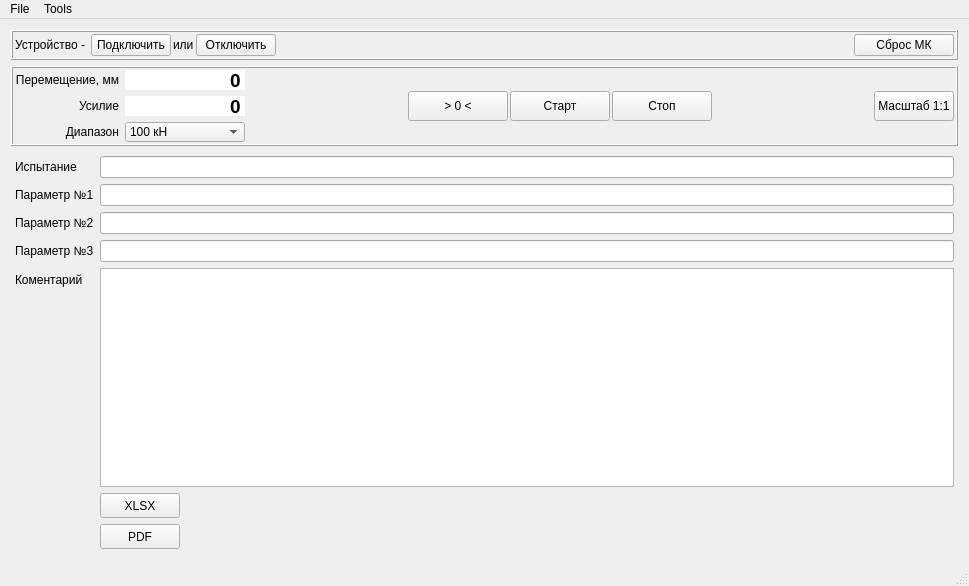
<?xml version="1.0" encoding="UTF-8"?>
<ui version="4.0">
 <class>MainWindow</class>
 <widget class="QMainWindow" name="MainWindow">
  <property name="geometry">
   <rect>
    <x>0</x>
    <y>0</y>
    <width>969</width>
    <height>586</height>
   </rect>
  </property>
  <property name="minimumSize">
   <size>
    <width>0</width>
    <height>0</height>
   </size>
  </property>
  <property name="maximumSize">
   <size>
    <width>16777215</width>
    <height>16777215</height>
   </size>
  </property>
  <property name="windowTitle">
   <string>Железная лаборатория</string>
  </property>
  <widget class="QWidget" name="centralWidget">
   <layout class="QVBoxLayout" name="verticalLayout_3" stretch="0,0,0">
    <item>
     <widget class="QFrame" name="frame">
      <property name="frameShape">
       <enum>QFrame::Box</enum>
      </property>
      <property name="frameShadow">
       <enum>QFrame::Raised</enum>
      </property>
      <layout class="QHBoxLayout" name="horizontalLayout_7">
       <property name="spacing">
        <number>2</number>
       </property>
       <property name="leftMargin">
        <number>2</number>
       </property>
       <property name="topMargin">
        <number>2</number>
       </property>
       <property name="rightMargin">
        <number>2</number>
       </property>
       <property name="bottomMargin">
        <number>2</number>
       </property>
       <item>
        <widget class="QLabel" name="label_12">
         <property name="text">
          <string>Устройство - </string>
         </property>
        </widget>
       </item>
       <item>
        <widget class="QPushButton" name="pbTelnetConnect">
         <property name="text">
          <string>Подключить</string>
         </property>
        </widget>
       </item>
       <item>
        <widget class="QLabel" name="label_4">
         <property name="text">
          <string>или</string>
         </property>
        </widget>
       </item>
       <item>
        <widget class="QPushButton" name="btnDisconnect">
         <property name="enabled">
          <bool>true</bool>
         </property>
         <property name="text">
          <string>Отключить</string>
         </property>
        </widget>
       </item>
       <item>
        <spacer name="horizontalSpacer_2">
         <property name="orientation">
          <enum>Qt::Horizontal</enum>
         </property>
         <property name="sizeHint" stdset="0">
          <size>
           <width>40</width>
           <height>20</height>
          </size>
         </property>
        </spacer>
       </item>
       <item>
        <widget class="QPushButton" name="pbReset">
         <property name="sizePolicy">
          <sizepolicy hsizetype="Fixed" vsizetype="Minimum">
           <horstretch>0</horstretch>
           <verstretch>0</verstretch>
          </sizepolicy>
         </property>
         <property name="minimumSize">
          <size>
           <width>100</width>
           <height>20</height>
          </size>
         </property>
         <property name="toolTip">
          <string>Сброс и перезагрузка микроконтроллера устройства</string>
         </property>
         <property name="text">
          <string>Сброс МК</string>
         </property>
        </widget>
       </item>
      </layout>
     </widget>
    </item>
    <item>
     <widget class="QFrame" name="frame">
      <property name="minimumSize">
       <size>
        <width>0</width>
        <height>60</height>
       </size>
      </property>
      <property name="maximumSize">
       <size>
        <width>16777215</width>
        <height>80</height>
       </size>
      </property>
      <property name="frameShape">
       <enum>QFrame::Box</enum>
      </property>
      <property name="frameShadow">
       <enum>QFrame::Raised</enum>
      </property>
      <property name="lineWidth">
       <number>1</number>
      </property>
      <property name="midLineWidth">
       <number>0</number>
      </property>
      <layout class="QHBoxLayout" name="horizontalLayout_5">
       <property name="spacing">
        <number>2</number>
       </property>
       <property name="leftMargin">
        <number>2</number>
       </property>
       <property name="topMargin">
        <number>2</number>
       </property>
       <property name="rightMargin">
        <number>2</number>
       </property>
       <property name="bottomMargin">
        <number>2</number>
       </property>
       <item>
        <layout class="QGridLayout" name="gridLayout_2" rowstretch="1,0,0,0,0,0,0">
         <item row="1" column="1">
          <widget class="QLineEdit" name="lineEditDmm">
           <property name="sizePolicy">
            <sizepolicy hsizetype="Fixed" vsizetype="Fixed">
             <horstretch>0</horstretch>
             <verstretch>0</verstretch>
            </sizepolicy>
           </property>
           <property name="minimumSize">
            <size>
             <width>120</width>
             <height>0</height>
            </size>
           </property>
           <property name="maximumSize">
            <size>
             <width>80</width>
             <height>16777215</height>
            </size>
           </property>
           <property name="font">
            <font>
             <pointsize>14</pointsize>
             <weight>75</weight>
             <bold>true</bold>
            </font>
           </property>
           <property name="text">
            <string>0</string>
           </property>
           <property name="frame">
            <bool>false</bool>
           </property>
           <property name="alignment">
            <set>Qt::AlignRight|Qt::AlignTrailing|Qt::AlignVCenter</set>
           </property>
           <property name="readOnly">
            <bool>true</bool>
           </property>
          </widget>
         </item>
         <item row="5" column="0">
          <widget class="QLabel" name="label_2">
           <property name="sizePolicy">
            <sizepolicy hsizetype="Preferred" vsizetype="Preferred">
             <horstretch>0</horstretch>
             <verstretch>0</verstretch>
            </sizepolicy>
           </property>
           <property name="text">
            <string>Усилие</string>
           </property>
           <property name="alignment">
            <set>Qt::AlignRight|Qt::AlignTrailing|Qt::AlignVCenter</set>
           </property>
          </widget>
         </item>
         <item row="1" column="0">
          <widget class="QLabel" name="label">
           <property name="sizePolicy">
            <sizepolicy hsizetype="Preferred" vsizetype="Preferred">
             <horstretch>0</horstretch>
             <verstretch>0</verstretch>
            </sizepolicy>
           </property>
           <property name="text">
            <string>Перемещение, мм</string>
           </property>
           <property name="alignment">
            <set>Qt::AlignRight|Qt::AlignTrailing|Qt::AlignVCenter</set>
           </property>
          </widget>
         </item>
         <item row="5" column="1">
          <widget class="QLineEdit" name="lineEditPmm">
           <property name="sizePolicy">
            <sizepolicy hsizetype="Fixed" vsizetype="Fixed">
             <horstretch>0</horstretch>
             <verstretch>0</verstretch>
            </sizepolicy>
           </property>
           <property name="minimumSize">
            <size>
             <width>120</width>
             <height>0</height>
            </size>
           </property>
           <property name="maximumSize">
            <size>
             <width>80</width>
             <height>16777215</height>
            </size>
           </property>
           <property name="font">
            <font>
             <pointsize>14</pointsize>
             <weight>75</weight>
             <bold>true</bold>
            </font>
           </property>
           <property name="text">
            <string>0</string>
           </property>
           <property name="frame">
            <bool>false</bool>
           </property>
           <property name="alignment">
            <set>Qt::AlignRight|Qt::AlignTrailing|Qt::AlignVCenter</set>
           </property>
           <property name="readOnly">
            <bool>true</bool>
           </property>
          </widget>
         </item>
         <item row="6" column="0">
          <widget class="QLabel" name="label_3">
           <property name="text">
            <string>Диапазон</string>
           </property>
           <property name="alignment">
            <set>Qt::AlignRight|Qt::AlignTrailing|Qt::AlignVCenter</set>
           </property>
          </widget>
         </item>
         <item row="6" column="1">
          <widget class="QComboBox" name="cbPower">
           <property name="minimumSize">
            <size>
             <width>120</width>
             <height>0</height>
            </size>
           </property>
           <property name="maximumSize">
            <size>
             <width>80</width>
             <height>16777215</height>
            </size>
           </property>
           <property name="acceptDrops">
            <bool>false</bool>
           </property>
           <property name="toolTip">
            <string>Переключение шкалы нагрузки</string>
           </property>
           <property name="sizeAdjustPolicy">
            <enum>QComboBox::AdjustToContents</enum>
           </property>
           <item>
            <property name="text">
             <string>100 кН</string>
            </property>
           </item>
           <item>
            <property name="text">
             <string>200 кН</string>
            </property>
           </item>
           <item>
            <property name="text">
             <string>500 кН</string>
            </property>
           </item>
          </widget>
         </item>
        </layout>
       </item>
       <item>
        <spacer name="horizontalSpacer_4">
         <property name="orientation">
          <enum>Qt::Horizontal</enum>
         </property>
         <property name="sizeHint" stdset="0">
          <size>
           <width>40</width>
           <height>20</height>
          </size>
         </property>
        </spacer>
       </item>
       <item>
        <widget class="QPushButton" name="pushButtonClearAll">
         <property name="sizePolicy">
          <sizepolicy hsizetype="Fixed" vsizetype="Minimum">
           <horstretch>0</horstretch>
           <verstretch>0</verstretch>
          </sizepolicy>
         </property>
         <property name="minimumSize">
          <size>
           <width>100</width>
           <height>20</height>
          </size>
         </property>
         <property name="maximumSize">
          <size>
           <width>16777215</width>
           <height>30</height>
          </size>
         </property>
         <property name="toolTip">
          <string>Обнуление значений перемещения и нагрузки а также графика</string>
         </property>
         <property name="text">
          <string>&gt; 0 &lt;</string>
         </property>
        </widget>
       </item>
       <item>
        <widget class="QPushButton" name="pushButtonStart">
         <property name="sizePolicy">
          <sizepolicy hsizetype="Fixed" vsizetype="Minimum">
           <horstretch>0</horstretch>
           <verstretch>0</verstretch>
          </sizepolicy>
         </property>
         <property name="minimumSize">
          <size>
           <width>100</width>
           <height>20</height>
          </size>
         </property>
         <property name="maximumSize">
          <size>
           <width>16777215</width>
           <height>30</height>
          </size>
         </property>
         <property name="toolTip">
          <string>Запуск приема данных с датчиков перемещения и нагрузки</string>
         </property>
         <property name="text">
          <string>Старт</string>
         </property>
         <property name="autoDefault">
          <bool>true</bool>
         </property>
        </widget>
       </item>
       <item>
        <widget class="QPushButton" name="pushButtonStop">
         <property name="sizePolicy">
          <sizepolicy hsizetype="Fixed" vsizetype="Minimum">
           <horstretch>0</horstretch>
           <verstretch>0</verstretch>
          </sizepolicy>
         </property>
         <property name="minimumSize">
          <size>
           <width>100</width>
           <height>20</height>
          </size>
         </property>
         <property name="maximumSize">
          <size>
           <width>16777215</width>
           <height>30</height>
          </size>
         </property>
         <property name="toolTip">
          <string>Останов приема данных с датчиков</string>
         </property>
         <property name="text">
          <string>Стоп</string>
         </property>
        </widget>
       </item>
       <item>
        <spacer name="horizontalSpacer_3">
         <property name="orientation">
          <enum>Qt::Horizontal</enum>
         </property>
         <property name="sizeHint" stdset="0">
          <size>
           <width>40</width>
           <height>20</height>
          </size>
         </property>
        </spacer>
       </item>
       <item>
        <widget class="QPushButton" name="pushButton">
         <property name="minimumSize">
          <size>
           <width>80</width>
           <height>20</height>
          </size>
         </property>
         <property name="maximumSize">
          <size>
           <width>50</width>
           <height>30</height>
          </size>
         </property>
         <property name="text">
          <string>Масштаб 1:1</string>
         </property>
        </widget>
       </item>
      </layout>
     </widget>
    </item>
    <item>
     <layout class="QHBoxLayout" name="horizontalLayout_2" stretch="1,4">
      <item>
       <layout class="QFormLayout" name="formLayout">
        <property name="leftMargin">
         <number>4</number>
        </property>
        <property name="topMargin">
         <number>4</number>
        </property>
        <property name="rightMargin">
         <number>4</number>
        </property>
        <property name="bottomMargin">
         <number>4</number>
        </property>
        <item row="1" column="0">
         <widget class="QLabel" name="label_13">
          <property name="text">
           <string>Испытание </string>
          </property>
         </widget>
        </item>
        <item row="1" column="1">
         <widget class="QLineEdit" name="lineEditNameTesting"/>
        </item>
        <item row="2" column="0">
         <widget class="QLabel" name="label_5">
          <property name="text">
           <string>Параметр №1</string>
          </property>
         </widget>
        </item>
        <item row="2" column="1">
         <widget class="QLineEdit" name="leParam1"/>
        </item>
        <item row="3" column="0">
         <widget class="QLabel" name="label_8">
          <property name="text">
           <string>Параметр №2</string>
          </property>
         </widget>
        </item>
        <item row="3" column="1">
         <widget class="QLineEdit" name="leParam2"/>
        </item>
        <item row="4" column="0">
         <widget class="QLabel" name="label_9">
          <property name="text">
           <string>Параметр №3</string>
          </property>
         </widget>
        </item>
        <item row="4" column="1">
         <widget class="QLineEdit" name="leParam3"/>
        </item>
        <item row="5" column="0">
         <widget class="QLabel" name="label_10">
          <property name="text">
           <string>Коментарий</string>
          </property>
         </widget>
        </item>
        <item row="5" column="1">
         <widget class="QTextEdit" name="leParamComment"/>
        </item>
        <item row="8" column="1">
         <widget class="QPushButton" name="pushButtonSaveExcel">
          <property name="sizePolicy">
           <sizepolicy hsizetype="Fixed" vsizetype="Minimum">
            <horstretch>0</horstretch>
            <verstretch>0</verstretch>
           </sizepolicy>
          </property>
          <property name="minimumSize">
           <size>
            <width>0</width>
            <height>25</height>
           </size>
          </property>
          <property name="maximumSize">
           <size>
            <width>16777215</width>
            <height>25</height>
           </size>
          </property>
          <property name="toolTip">
           <string>Сохранить данные в файл Excel</string>
          </property>
          <property name="text">
           <string>XLSX</string>
          </property>
         </widget>
        </item>
        <item row="9" column="1">
         <widget class="QPushButton" name="pushButtonSavePdf">
          <property name="sizePolicy">
           <sizepolicy hsizetype="Fixed" vsizetype="Fixed">
            <horstretch>0</horstretch>
            <verstretch>0</verstretch>
           </sizepolicy>
          </property>
          <property name="minimumSize">
           <size>
            <width>0</width>
            <height>25</height>
           </size>
          </property>
          <property name="text">
           <string>PDF</string>
          </property>
         </widget>
        </item>
       </layout>
      </item>
      <item>
       <layout class="QVBoxLayout" name="verticalLayout_2" stretch="5">
        <property name="sizeConstraint">
         <enum>QLayout::SetMinimumSize</enum>
        </property>
        <item>
         <layout class="QGridLayout" name="gridLayout"/>
        </item>
       </layout>
      </item>
     </layout>
    </item>
   </layout>
  </widget>
  <widget class="QMenuBar" name="menuBar">
   <property name="geometry">
    <rect>
     <x>0</x>
     <y>0</y>
     <width>969</width>
     <height>21</height>
    </rect>
   </property>
   <widget class="QMenu" name="menuFile">
    <property name="title">
     <string>File</string>
    </property>
    <addaction name="actionOpen"/>
    <addaction name="separator"/>
    <addaction name="actionExit"/>
   </widget>
   <widget class="QMenu" name="menuTools">
    <property name="title">
     <string>Tools</string>
    </property>
    <addaction name="actionSetting"/>
   </widget>
   <addaction name="menuFile"/>
   <addaction name="menuTools"/>
  </widget>
  <widget class="QStatusBar" name="statusBar"/>
  <action name="actionOpen">
   <property name="text">
    <string>Open</string>
   </property>
  </action>
  <action name="actionExit">
   <property name="text">
    <string>Exit</string>
   </property>
  </action>
  <action name="actionSetting">
   <property name="text">
    <string>Настройки</string>
   </property>
  </action>
 </widget>
 <layoutdefault spacing="6" margin="11"/>
 <resources/>
 <connections>
  <connection>
   <sender>actionExit</sender>
   <signal>triggered()</signal>
   <receiver>MainWindow</receiver>
   <slot>close()</slot>
   <hints>
    <hint type="sourcelabel">
     <x>-1</x>
     <y>-1</y>
    </hint>
    <hint type="destinationlabel">
     <x>435</x>
     <y>276</y>
    </hint>
   </hints>
  </connection>
 </connections>
</ui>
